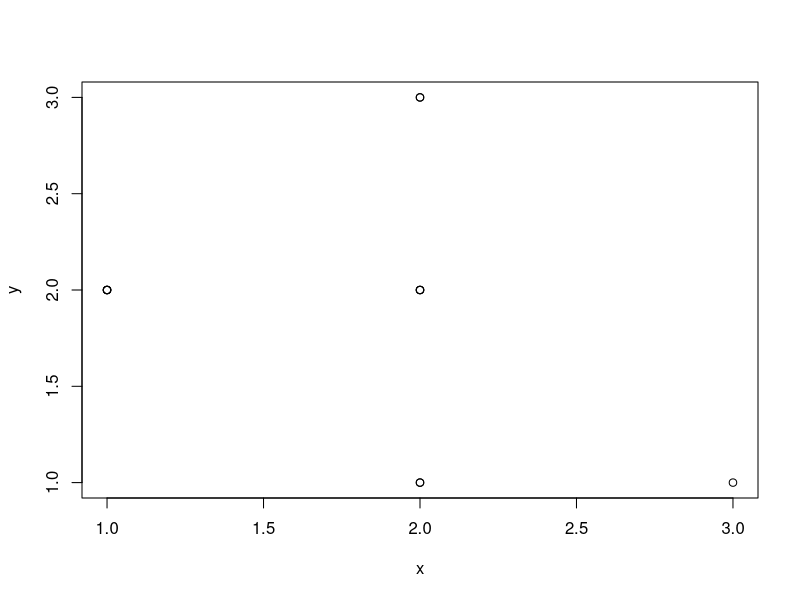
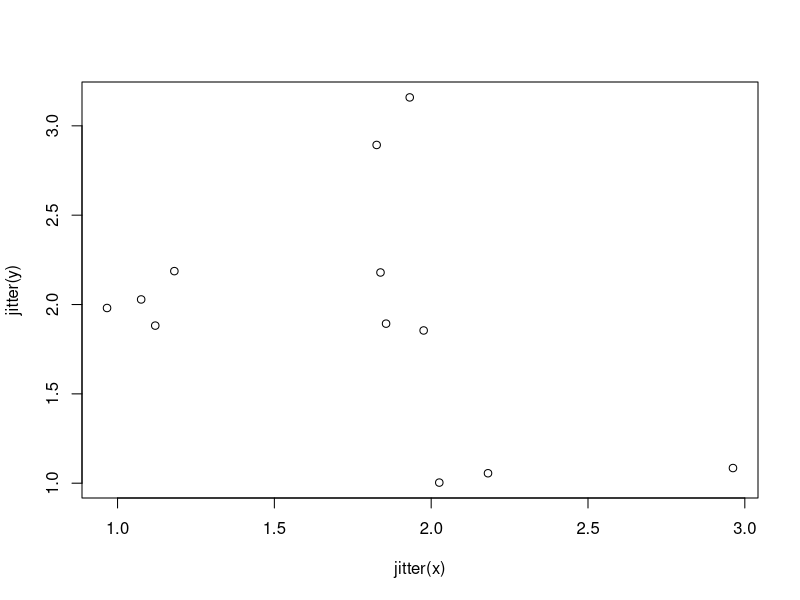

The R script that drew these images, in order:
jitter(1:10)
# [1] 1.183698 1.859474 2.842926 4.031113 4.860753 5.848419 7.053830 7.843459
# [9] 9.007546 9.891883


X11()

x <- c(1, 2, 2, 1, 2, 3, 2, 1, 2, 1, 2, 2)
y <- c(2, 1, 2, 2, 3, 1, 3, 2, 2, 2, 1, 2)

plot(x,y)
z <- locator(1)

plot(jitter(x), jitter(y))
z <- locator(1)
